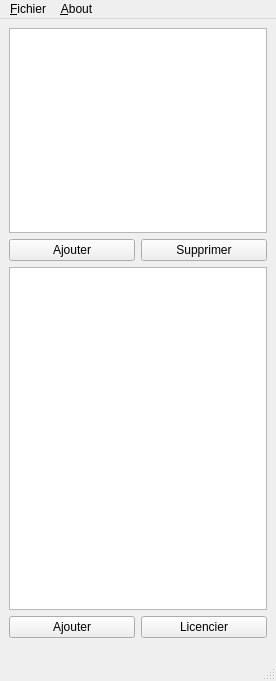
<?xml version="1.0" encoding="UTF-8"?>
<ui version="4.0">
 <class>MainWindowChefEntreprise</class>
 <widget class="QMainWindow" name="MainWindowChefEntreprise">
  <property name="geometry">
   <rect>
    <x>0</x>
    <y>0</y>
    <width>276</width>
    <height>681</height>
   </rect>
  </property>
  <property name="windowTitle">
   <string>MainWindow</string>
  </property>
  <widget class="QWidget" name="centralwidget">
   <widget class="QWidget" name="">
    <property name="geometry">
     <rect>
      <x>9</x>
      <y>9</y>
      <width>258</width>
      <height>233</height>
     </rect>
    </property>
    <layout class="QVBoxLayout" name="verticalLayout">
     <item>
      <widget class="QTableView" name="tableViewAgenceChefEntreprise"/>
     </item>
     <item>
      <layout class="QHBoxLayout" name="horizontalLayout">
       <item>
        <widget class="QPushButton" name="pushButton">
         <property name="text">
          <string>Ajouter</string>
         </property>
        </widget>
       </item>
       <item>
        <widget class="QPushButton" name="pushButton_2">
         <property name="text">
          <string>Supprimer</string>
         </property>
        </widget>
       </item>
      </layout>
     </item>
    </layout>
   </widget>
   <widget class="QWidget" name="">
    <property name="geometry">
     <rect>
      <x>9</x>
      <y>248</y>
      <width>258</width>
      <height>371</height>
     </rect>
    </property>
    <layout class="QVBoxLayout" name="verticalLayout_2">
     <item>
      <widget class="QListView" name="listViewSalaries"/>
     </item>
     <item>
      <layout class="QHBoxLayout" name="horizontalLayout_2">
       <item>
        <widget class="QPushButton" name="pushButton_3">
         <property name="text">
          <string>Ajouter</string>
         </property>
        </widget>
       </item>
       <item>
        <widget class="QPushButton" name="pushButton_4">
         <property name="text">
          <string>Licencier</string>
         </property>
        </widget>
       </item>
      </layout>
     </item>
    </layout>
   </widget>
  </widget>
  <widget class="QMenuBar" name="menubar">
   <property name="geometry">
    <rect>
     <x>0</x>
     <y>0</y>
     <width>276</width>
     <height>27</height>
    </rect>
   </property>
   <widget class="QMenu" name="menuFichier">
    <property name="title">
     <string>&amp;Fichier</string>
    </property>
    <addaction name="action_Quitter"/>
   </widget>
   <widget class="QMenu" name="menu_About">
    <property name="title">
     <string>&amp;About</string>
    </property>
   </widget>
   <addaction name="menuFichier"/>
   <addaction name="menu_About"/>
  </widget>
  <widget class="QStatusBar" name="statusbar"/>
  <action name="action_Quitter">
   <property name="text">
    <string>&amp;Quitter</string>
   </property>
  </action>
 </widget>
 <resources/>
 <connections/>
</ui>
